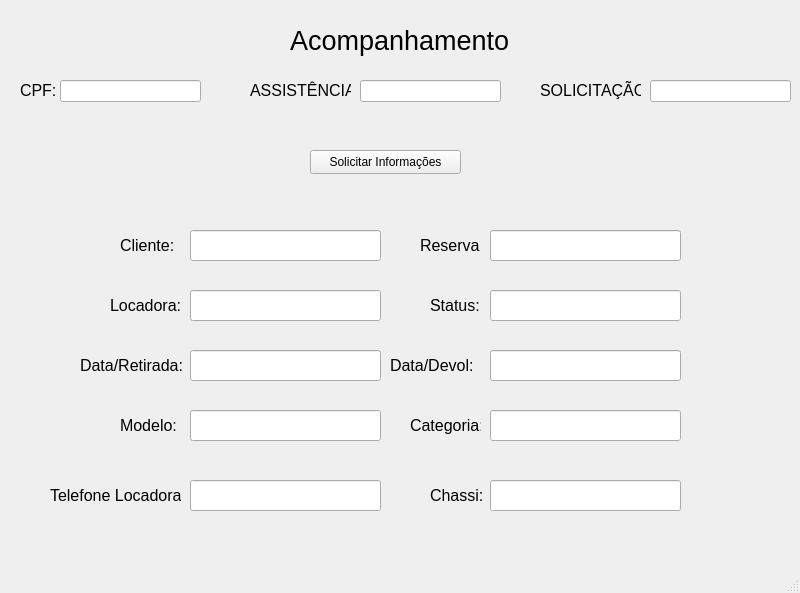
<?xml version="1.0" encoding="UTF-8"?>
<ui version="4.0">
 <class>MainWindow</class>
 <widget class="QMainWindow" name="MainWindow">
  <property name="geometry">
   <rect>
    <x>0</x>
    <y>0</y>
    <width>800</width>
    <height>593</height>
   </rect>
  </property>
  <property name="windowTitle">
   <string>MainWindow</string>
  </property>
  <widget class="QWidget" name="centralwidget">
   <widget class="QLabel" name="label">
    <property name="geometry">
     <rect>
      <x>290</x>
      <y>20</y>
      <width>221</width>
      <height>41</height>
     </rect>
    </property>
    <property name="font">
     <font>
      <pointsize>20</pointsize>
     </font>
    </property>
    <property name="text">
     <string>Acompanhamento</string>
    </property>
   </widget>
   <widget class="QLabel" name="label_2">
    <property name="geometry">
     <rect>
      <x>20</x>
      <y>80</y>
      <width>41</width>
      <height>21</height>
     </rect>
    </property>
    <property name="font">
     <font>
      <pointsize>12</pointsize>
     </font>
    </property>
    <property name="text">
     <string>CPF:</string>
    </property>
   </widget>
   <widget class="QLineEdit" name="lineEdit">
    <property name="geometry">
     <rect>
      <x>60</x>
      <y>80</y>
      <width>141</width>
      <height>22</height>
     </rect>
    </property>
   </widget>
   <widget class="QLineEdit" name="lineEdit_2">
    <property name="geometry">
     <rect>
      <x>360</x>
      <y>80</y>
      <width>141</width>
      <height>22</height>
     </rect>
    </property>
   </widget>
   <widget class="QLabel" name="label_3">
    <property name="geometry">
     <rect>
      <x>250</x>
      <y>80</y>
      <width>101</width>
      <height>21</height>
     </rect>
    </property>
    <property name="font">
     <font>
      <pointsize>12</pointsize>
     </font>
    </property>
    <property name="text">
     <string>ASSISTÊNCIA:</string>
    </property>
   </widget>
   <widget class="QLineEdit" name="lineEdit_4">
    <property name="geometry">
     <rect>
      <x>190</x>
      <y>230</y>
      <width>191</width>
      <height>31</height>
     </rect>
    </property>
   </widget>
   <widget class="QLabel" name="label_4">
    <property name="geometry">
     <rect>
      <x>120</x>
      <y>230</y>
      <width>61</width>
      <height>31</height>
     </rect>
    </property>
    <property name="font">
     <font>
      <pointsize>12</pointsize>
     </font>
    </property>
    <property name="text">
     <string>Cliente:</string>
    </property>
   </widget>
   <widget class="QPushButton" name="pushButton">
    <property name="geometry">
     <rect>
      <x>310</x>
      <y>150</y>
      <width>151</width>
      <height>24</height>
     </rect>
    </property>
    <property name="text">
     <string>Solicitar Informações</string>
    </property>
   </widget>
   <widget class="QLineEdit" name="lineEdit_5">
    <property name="geometry">
     <rect>
      <x>490</x>
      <y>230</y>
      <width>191</width>
      <height>31</height>
     </rect>
    </property>
   </widget>
   <widget class="QLabel" name="label_5">
    <property name="geometry">
     <rect>
      <x>420</x>
      <y>230</y>
      <width>61</width>
      <height>31</height>
     </rect>
    </property>
    <property name="font">
     <font>
      <pointsize>12</pointsize>
     </font>
    </property>
    <property name="text">
     <string>Reserva:</string>
    </property>
   </widget>
   <widget class="QLineEdit" name="lineEdit_6">
    <property name="geometry">
     <rect>
      <x>190</x>
      <y>350</y>
      <width>191</width>
      <height>31</height>
     </rect>
    </property>
   </widget>
   <widget class="QLabel" name="label_6">
    <property name="geometry">
     <rect>
      <x>80</x>
      <y>350</y>
      <width>111</width>
      <height>31</height>
     </rect>
    </property>
    <property name="font">
     <font>
      <pointsize>12</pointsize>
     </font>
    </property>
    <property name="text">
     <string>Data/Retirada:</string>
    </property>
   </widget>
   <widget class="QLabel" name="label_7">
    <property name="geometry">
     <rect>
      <x>390</x>
      <y>350</y>
      <width>91</width>
      <height>31</height>
     </rect>
    </property>
    <property name="font">
     <font>
      <pointsize>12</pointsize>
     </font>
    </property>
    <property name="text">
     <string>Data/Devol:</string>
    </property>
   </widget>
   <widget class="QLineEdit" name="lineEdit_7">
    <property name="geometry">
     <rect>
      <x>490</x>
      <y>350</y>
      <width>191</width>
      <height>31</height>
     </rect>
    </property>
    <property name="text">
     <string/>
    </property>
   </widget>
   <widget class="QLineEdit" name="lineEdit_8">
    <property name="geometry">
     <rect>
      <x>490</x>
      <y>290</y>
      <width>191</width>
      <height>31</height>
     </rect>
    </property>
    <property name="text">
     <string/>
    </property>
   </widget>
   <widget class="QLabel" name="label_8">
    <property name="geometry">
     <rect>
      <x>430</x>
      <y>290</y>
      <width>51</width>
      <height>31</height>
     </rect>
    </property>
    <property name="font">
     <font>
      <pointsize>12</pointsize>
     </font>
    </property>
    <property name="text">
     <string>Status:</string>
    </property>
   </widget>
   <widget class="QLineEdit" name="lineEdit_9">
    <property name="geometry">
     <rect>
      <x>190</x>
      <y>290</y>
      <width>191</width>
      <height>31</height>
     </rect>
    </property>
    <property name="text">
     <string/>
    </property>
   </widget>
   <widget class="QLabel" name="label_9">
    <property name="geometry">
     <rect>
      <x>110</x>
      <y>290</y>
      <width>71</width>
      <height>31</height>
     </rect>
    </property>
    <property name="font">
     <font>
      <pointsize>12</pointsize>
     </font>
    </property>
    <property name="text">
     <string>Locadora:</string>
    </property>
   </widget>
   <widget class="QLineEdit" name="lineEdit_10">
    <property name="geometry">
     <rect>
      <x>190</x>
      <y>410</y>
      <width>191</width>
      <height>31</height>
     </rect>
    </property>
    <property name="text">
     <string/>
    </property>
   </widget>
   <widget class="QLabel" name="label_10">
    <property name="geometry">
     <rect>
      <x>120</x>
      <y>410</y>
      <width>61</width>
      <height>31</height>
     </rect>
    </property>
    <property name="font">
     <font>
      <pointsize>12</pointsize>
     </font>
    </property>
    <property name="text">
     <string>Modelo:</string>
    </property>
   </widget>
   <widget class="QLabel" name="label_11">
    <property name="geometry">
     <rect>
      <x>410</x>
      <y>410</y>
      <width>71</width>
      <height>31</height>
     </rect>
    </property>
    <property name="font">
     <font>
      <pointsize>12</pointsize>
     </font>
    </property>
    <property name="text">
     <string>Categoria:</string>
    </property>
   </widget>
   <widget class="QLineEdit" name="lineEdit_11">
    <property name="geometry">
     <rect>
      <x>490</x>
      <y>410</y>
      <width>191</width>
      <height>31</height>
     </rect>
    </property>
    <property name="text">
     <string/>
    </property>
   </widget>
   <widget class="QLineEdit" name="lineEdit_12">
    <property name="geometry">
     <rect>
      <x>190</x>
      <y>480</y>
      <width>191</width>
      <height>31</height>
     </rect>
    </property>
    <property name="text">
     <string/>
    </property>
   </widget>
   <widget class="QLabel" name="label_12">
    <property name="geometry">
     <rect>
      <x>50</x>
      <y>480</y>
      <width>131</width>
      <height>31</height>
     </rect>
    </property>
    <property name="font">
     <font>
      <pointsize>12</pointsize>
     </font>
    </property>
    <property name="text">
     <string>Telefone Locadora:</string>
    </property>
   </widget>
   <widget class="QLabel" name="label_13">
    <property name="geometry">
     <rect>
      <x>540</x>
      <y>80</y>
      <width>101</width>
      <height>21</height>
     </rect>
    </property>
    <property name="font">
     <font>
      <pointsize>12</pointsize>
     </font>
    </property>
    <property name="text">
     <string>SOLICITAÇÃO:</string>
    </property>
   </widget>
   <widget class="QLineEdit" name="lineEdit_3">
    <property name="geometry">
     <rect>
      <x>650</x>
      <y>80</y>
      <width>141</width>
      <height>22</height>
     </rect>
    </property>
   </widget>
   <widget class="QLabel" name="label_14">
    <property name="geometry">
     <rect>
      <x>430</x>
      <y>480</y>
      <width>61</width>
      <height>31</height>
     </rect>
    </property>
    <property name="font">
     <font>
      <pointsize>12</pointsize>
     </font>
    </property>
    <property name="text">
     <string>Chassi:</string>
    </property>
   </widget>
   <widget class="QLineEdit" name="lineEdit_13">
    <property name="geometry">
     <rect>
      <x>490</x>
      <y>480</y>
      <width>191</width>
      <height>31</height>
     </rect>
    </property>
    <property name="text">
     <string/>
    </property>
   </widget>
  </widget>
  <widget class="QMenuBar" name="menubar">
   <property name="geometry">
    <rect>
     <x>0</x>
     <y>0</y>
     <width>800</width>
     <height>22</height>
    </rect>
   </property>
  </widget>
  <widget class="QStatusBar" name="statusbar"/>
 </widget>
 <resources/>
 <connections/>
</ui>
